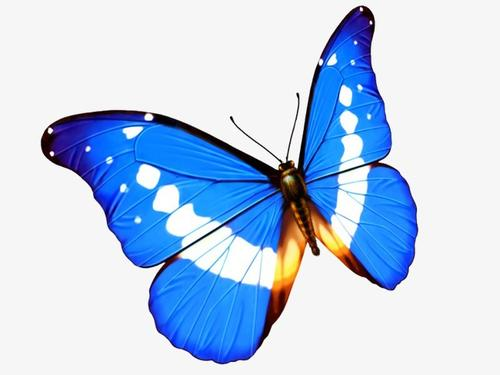
#> input picture blueButterfly.png, 500 x 375 px
$ python colorConvert.py
#> lines starting #> are read from the running program, lines starting #| are printed output that depends on the picture; after the words box and inside, x2 and y2 are one past the last pixel; in counts of white or black regions, pixels touching at a corner belong together
import cv2
import numpy

# 将图片颜色空间转换并且拾取想要的颜色


img = cv2.imread('blueButterfly.png', 1)
#> img is the input picture: shape (375, 500, 3); mean B, G, R 232.1, 206.2, 187.1

# 转换颜色
hsv = cv2.cvtColor(img, cv2.COLOR_BGR2HSV)
#> hsv: shape (375, 500, 3); mean H, S, V 37.5, 62.7, 235.5

# define range of blue color in HSV
lower_blue = numpy.array([110, 50, 50])
upper_blue = numpy.array([130, 255, 255])

# Threshold the HSV image to get only blue colors
mask = cv2.inRange(hsv, lower_blue, upper_blue)
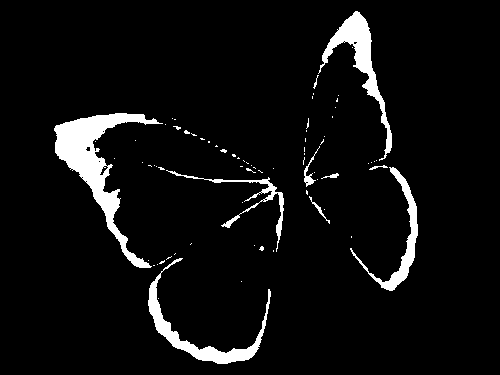
#> mask: shape (375, 500); 5.7% white; 75 white regions (65 under 20 px), largest, box (x1, y1, x2, y2) and area: (54, 113, 163, 268) 4076, (318, 11, 392, 161) 2083, (148, 258, 271, 364) 1944

# 用mask与原图匹配
res = cv2.bitwise_and(img, img, mask=mask)
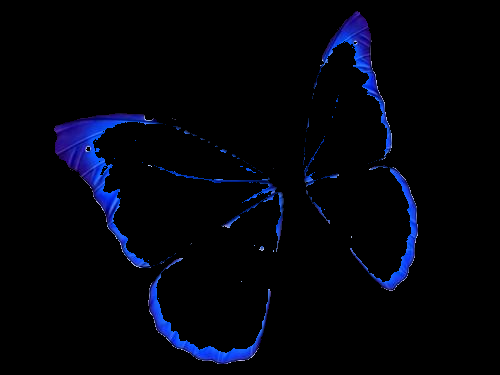
#> res: shape (375, 500, 3); mean B, G, R 10.4, 3.2, 1.7

cv2.imshow("image", res)
k = cv2.waitKey(0)
#> (key Esc is pressed here)
if k == 27:
    cv2.destroyAllWindows()
elif k == ord('s'):
    cv2.imwrite('bluButterfly1_save.png', hsv)
    cv2.destroyAllWindows()
